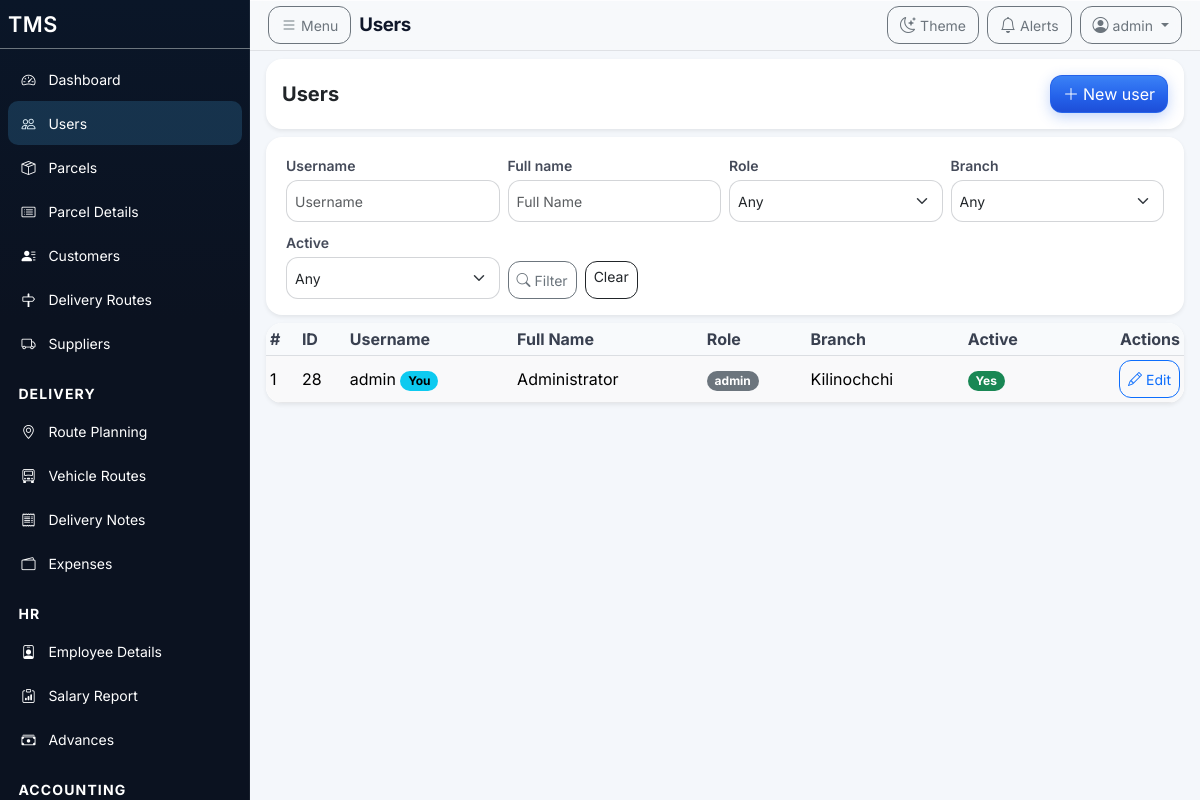
The page /index.php?page=users (signed in) on the database its author committed.
### tables this page shows
CREATE TABLE `users` (
  `id` bigint unsigned NOT NULL AUTO_INCREMENT,
  `username` varchar(50) NOT NULL,
  `password_hash` varchar(255) NOT NULL,
  `full_name` varchar(120) NOT NULL,
  `role` varchar(50) DEFAULT NULL,
  `branch_id` bigint unsigned DEFAULT NULL,
  `is_main_branch` tinyint(1) NOT NULL DEFAULT '0',
  `active` tinyint(1) NOT NULL DEFAULT '1',
  `created_at` timestamp NULL DEFAULT CURRENT_TIMESTAMP,
  `updated_at` timestamp NULL DEFAULT CURRENT_TIMESTAMP ON UPDATE CURRENT_TIMESTAMP,
  PRIMARY KEY (`id`),
  UNIQUE KEY `username` (`username`),
  KEY `fk_users_branch` (`branch_id`)
);

CREATE TABLE `branches` (
  `id` bigint unsigned NOT NULL AUTO_INCREMENT,
  `name` varchar(100) NOT NULL,
  `address_tamil` varchar(500) DEFAULT NULL,
  `address_english` varchar(500) DEFAULT NULL,
  `phones` varchar(255) DEFAULT NULL,
  `settings_slot` tinyint DEFAULT NULL COMMENT '0-2 Settings letterhead slots',
  `code` varchar(20) NOT NULL,
  `location` varchar(255) DEFAULT NULL,
  `is_main` tinyint(1) NOT NULL DEFAULT '0',
  `is_active` tinyint(1) NOT NULL DEFAULT '1',
  `is_default` tinyint(1) NOT NULL DEFAULT '0',
  `created_at` timestamp NULL DEFAULT CURRENT_TIMESTAMP,
  `updated_at` timestamp NULL DEFAULT CURRENT_TIMESTAMP ON UPDATE CURRENT_TIMESTAMP,
  PRIMARY KEY (`id`),
  UNIQUE KEY `code` (`code`)
);

### views/users/index.php (the view, shortened to what the rows shown need)
<?php
  $currentUserId = (int)($currentUserId ?? 0);
?>
<div class="container-fluid px-0">
  <div class="row g-2">
    <div class="col-12">
      <div class="card shadow-sm rounded-3 border-0 overflow-hidden">
        <div class="card-body p-0">
          <div class="table-responsive">
            <table class="table table-sm table-striped align-middle datatable mb-0">
              <thead>
                <tr>
                  <th>#</th>
                  <th>ID</th>
                  <th>Username</th>
                  <th>Full Name</th>
                  <th>Role</th>
                  <th>Branch</th>
                  <th>Active</th>
                  <th class="text-end">Actions</th>
                </tr>
              </thead>
              <tbody>
                <?php $rowNum = 0; foreach (($users ?? []) as $u): $rowNum++; ?>
                  <?php $uid = (int)($u['id'] ?? 0); $isSelf = ($currentUserId > 0 && $uid === $currentUserId); ?>
                  <tr>
                    <td><?php echo (int)$rowNum; ?></td>
                    <td><?php echo $uid; ?></td>
                    <td><?php echo htmlspecialchars((string)($u['username'] ?? '')); ?><?php if ($isSelf): ?> <span class="badge text-bg-info">You</span><?php endif; ?></td>
                    <td><?php echo htmlspecialchars((string)($u['full_name'] ?? '')); ?></td>
                    <td><span class="badge text-bg-secondary"><?php echo htmlspecialchars((string)($u['role'] ?? '')); ?></span></td>
                    <td><?php echo htmlspecialchars($u['branch_name'] ?? '—'); ?></td>
                    <td><?php echo ((int)($u['active'] ?? 0) === 1) ? '<span class="badge text-bg-success">Yes</span>' : '<span class="badge text-bg-secondary">No</span>'; ?></td>
                    <td class="text-end text-nowrap">
                      <a class="btn btn-sm btn-outline-primary d-inline-flex align-items-center gap-1" href="<?php echo Helpers::baseUrl('index.php?page=users&action=edit&id='.$uid); ?>"><i class="bi bi-pencil" aria-hidden="true"></i><span>Edit</span></a>
                    </td>
                  </tr>
                <?php endforeach; ?>
              </tbody>
            </table>
          </div>
        </div>
      </div>
    </div>
  </div>
</div>

### views/layout/header.php (shortened to what the rows shown need)
<?php
$user = Auth::user();
?>
<!doctype html>
<html lang="en">
<head>
  <link href="https://cdn.jsdelivr.net/npm/bootstrap@5.3.3/dist/css/bootstrap.min.css" rel="stylesheet">
  <link rel="stylesheet" href="https://cdn.jsdelivr.net/npm/bootstrap-icons@1.11.3/font/bootstrap-icons.css">
  <link rel="stylesheet" href="https://cdn.jsdelivr.net/npm/datatables.net-bs5@2.1.8/css/dataTables.bootstrap5.min.css">
  <link rel="stylesheet" href="https://cdn.jsdelivr.net/npm/choices.js/public/assets/styles/choices.min.css">
  <link rel="stylesheet" href="<?php echo Helpers::baseUrl('assets/css/report-master.css?v=1'); ?>">
  <link rel="stylesheet" href="<?php echo Helpers::baseUrl('assets/css/tms-design-system.css'); ?>">
  <link rel="stylesheet" href="<?php echo Helpers::baseUrl('assets/css/app-layout-rebuild.css'); ?>">
</head>
<body>
<?php
  $currentPage = $_GET['page'] ?? '';
  $action = $_GET['action'] ?? '';
  $canCreateParcels = Auth::canCreateParcels();
  $parcelsCreateUrl = $canCreateParcels
    ? Helpers::baseUrl('index.php?page=parcels&action=new')
    : Helpers::baseUrl('index.php?page=parcels');
  $parcelsListUrl = Helpers::baseUrl('index.php?page=parcels');
  $isParcelsCreateActive = ($currentPage === 'parcels' && in_array($action, ['new','edit'], true));
  $isParcelsListActive = ($currentPage === 'parcels' && !in_array($action, ['new','edit'], true));
  $isDN = ($currentPage === 'delivery_notes');
  $dnAction = $action;
  $isRouteActive = $isDN && ($dnAction === 'route');
  $isRouteVehiclesActive = $isDN && ($dnAction === 'route_vehicles' || $dnAction === 'route_detail');
  $isDNIndexActive = $isDN && ($dnAction === '' || $dnAction === 'index');
  $navCurrent = static function (bool $active): string {
    return $active ? ' aria-current="page"' : '';
  };
?>
<?php if ($user): ?>
<div class="app app-layout">
  <nav id="sidebar" class="tms-sidebar app-sidebar bg-dark text-white" aria-label="Primary navigation">
    <div class="p-2 border-bottom border-secondary d-flex align-items-center justify-content-between gap-2">
      <a class="navbar-brand text-white text-decoration-none fw-semibold mb-0" href="<?php echo Helpers::baseUrl('index.php?page=dashboard'); ?>">TMS</a>
    </div>
    <?php if ($user): ?>
    <ul class="nav nav-pills flex-column p-2 small" role="list">
      <li class="nav-item"><a class="nav-link text-white <?php echo $currentPage==='dashboard'?'active':''; ?>" href="<?php echo Helpers::baseUrl('index.php?page=dashboard'); ?>"<?php echo $navCurrent($currentPage==='dashboard'); ?>><i class="bi bi-speedometer2" aria-hidden="true"></i><span>Dashboard</span></a></li>
      <?php if (($user['role'] ?? '') === 'admin'): ?>
        <li class="nav-item"><a class="nav-link text-white <?php echo $currentPage==='users'?'active':''; ?>" href="<?php echo Helpers::baseUrl('index.php?page=users'); ?>"<?php echo $navCurrent($currentPage==='users'); ?>><i class="bi bi-people" aria-hidden="true"></i><span>Users</span></a></li>
      <?php endif; ?>
      <li class="nav-item"><a class="nav-link text-white <?php echo $isParcelsCreateActive?'active':''; ?>" href="<?php echo $parcelsCreateUrl; ?>"<?php echo $navCurrent($isParcelsCreateActive); ?>><i class="bi bi-box-seam" aria-hidden="true"></i><span>Parcels</span></a></li>
      <li class="nav-item"><a class="nav-link text-white <?php echo $isParcelsListActive?'active':''; ?>" href="<?php echo $parcelsListUrl; ?>"<?php echo $navCurrent($isParcelsListActive); ?>><i class="bi bi-card-list" aria-hidden="true"></i><span>Parcel Details</span></a></li>
      <li class="nav-item"><a class="nav-link text-white <?php echo $currentPage==='customers'?'active':''; ?>" href="<?php echo Helpers::baseUrl('index.php?page=customers'); ?>"<?php echo $navCurrent($currentPage==='customers'); ?>><i class="bi bi-person-lines-fill" aria-hidden="true"></i><span>Customers</span></a></li>
      <li class="nav-item"><a class="nav-link text-white <?php echo $currentPage==='delivery_routes'?'active':''; ?>" href="<?php echo Helpers::baseUrl('index.php?page=delivery_routes'); ?>"<?php echo $navCurrent($currentPage==='delivery_routes'); ?>><i class="bi bi-signpost" aria-hidden="true"></i><span>Delivery Routes</span></a></li>
      <li class="nav-item"><a class="nav-link text-white <?php echo $currentPage==='suppliers'?'active':''; ?>" href="<?php echo Helpers::baseUrl('index.php?page=suppliers'); ?>"<?php echo $navCurrent($currentPage==='suppliers'); ?>><i class="bi bi-truck" aria-hidden="true"></i><span>Suppliers</span></a></li>
      <li class="nav-item nav-section">Delivery</li>
      <li class="nav-item"><a class="nav-link text-white <?php echo $isRouteActive?'active':''; ?>" href="<?php echo Helpers::baseUrl('index.php?page=delivery_notes&action=route'); ?>"<?php echo $navCurrent($isRouteActive); ?>><i class="bi bi-geo-alt" aria-hidden="true"></i><span>Route Planning</span></a></li>
      <li class="nav-item"><a class="nav-link text-white <?php echo $isRouteVehiclesActive?'active':''; ?>" href="<?php echo Helpers::baseUrl('index.php?page=delivery_notes&action=route_vehicles'); ?>"<?php echo $navCurrent($isRouteVehiclesActive); ?>><i class="bi bi-truck-front" aria-hidden="true"></i><span>Vehicle Routes</span></a></li>
      <li class="nav-item"><a class="nav-link text-white <?php echo $isDNIndexActive?'active':''; ?>" href="<?php echo Helpers::baseUrl('index.php?page=delivery_notes'); ?>"<?php echo $navCurrent($isDNIndexActive); ?>><i class="bi bi-receipt" aria-hidden="true"></i><span>Delivery Notes</span></a></li>
      <?php if (Auth::canManageExpenses()): ?>
        <li class="nav-item"><a class="nav-link text-white <?php echo $currentPage==='expenses'?'active':''; ?>" href="<?php echo Helpers::baseUrl('index.php?page=expenses'); ?>"<?php echo $navCurrent($currentPage==='expenses'); ?>><i class="bi bi-wallet2" aria-hidden="true"></i><span>Expenses</span></a></li>
      <?php endif; ?>
      <?php if (Auth::hasAnyRole(['admin','accountant'])): ?>
        <li class="nav-item nav-section">HR</li>
        <li class="nav-item"><a class="nav-link text-white <?php echo ($currentPage==='employees' && $action!=='payroll')?'active':''; ?>" href="<?php echo Helpers::baseUrl('index.php?page=employees'); ?>"<?php echo $navCurrent($currentPage==='employees' && $action!=='payroll'); ?>><i class="bi bi-person-badge" aria-hidden="true"></i><span>Employee Details</span></a></li>
        <li class="nav-item"><a class="nav-link text-white <?php echo ($currentPage==='employees' && $action==='payroll')?'active':''; ?>" href="<?php echo Helpers::baseUrl('index.php?page=employees&action=payroll'); ?>"<?php echo $navCurrent($currentPage==='employees' && $action==='payroll'); ?>><i class="bi bi-clipboard-data" aria-hidden="true"></i><span>Salary Report</span></a></li>
        <li class="nav-item"><a class="nav-link text-white <?php echo $currentPage==='advances'?'active':''; ?>" href="<?php echo Helpers::baseUrl('index.php?page=advances'); ?>"<?php echo $navCurrent($currentPage==='advances'); ?>><i class="bi bi-cash-stack" aria-hidden="true"></i><span>Advances</span></a></li>
        <li class="nav-item nav-section">Accounting</li>
      <?php endif; ?>
    </ul>
    <?php endif; ?>
  </nav>
  <main id="main-content" class="content-wrapper app-content flex-grow-1" role="main" tabindex="-1">
    <?php
      $pageTitle = 'Dashboard';
      if ($currentPage && $currentPage !== 'dashboard') {
        $pageTitle = ucwords(str_replace('_', ' ', (string)$currentPage));
      }
    ?>
    <div class="topbar" role="banner">
      <div class="container-fluid px-2">
        <div class="topbar-inner">
          <div class="d-flex align-items-center gap-2 min-w-0 flex-grow-1 topbar-title-block">
            <button class="btn btn-outline-secondary d-flex align-items-center gap-1 flex-shrink-0" type="button" title="Open navigation menu" data-role="sidebar-open" aria-label="Open navigation menu" aria-controls="sidebar" aria-expanded="false"><i class="bi bi-list" aria-hidden="true"></i><span class="d-none d-sm-inline small">Menu</span></button>
            <div class="min-w-0 flex-grow-1">
              <p class="page-title text-truncate mb-0"><?php echo htmlspecialchars($pageTitle); ?></p>
            </div>
          </div>
          <div class="d-flex align-items-center gap-2 flex-shrink-0 topbar-actions">
            <button class="btn btn-outline-secondary d-flex align-items-center gap-1" type="button" id="themeToggleBtn" aria-label="Toggle theme" title="Toggle light and dark mode">
              <i class="bi bi-moon-stars" aria-hidden="true"></i><span class="d-none d-md-inline small">Theme</span>
            </button>
            <button class="btn btn-outline-secondary d-flex align-items-center gap-1" type="button" title="Notifications (coming soon)" aria-label="Notifications"><i class="bi bi-bell" aria-hidden="true"></i><span class="d-none d-md-inline small">Alerts</span></button>
            <div class="dropdown">
              <button class="btn btn-outline-secondary d-flex align-items-center gap-1 dropdown-toggle no-caret" type="button" data-bs-toggle="dropdown" aria-expanded="false" title="Account menu" aria-label="Account menu">
                <i class="bi bi-person-circle" aria-hidden="true"></i><span class="d-none d-lg-inline small text-truncate" style="max-width:8rem"><?php echo htmlspecialchars((string)($user['username'] ?? ($user['name'] ?? 'Account'))); ?></span>
              </button>
            </div>
          </div>
        </div>
      </div>
    </div>
    <div class="container-fluid px-2 py-2 flex-grow-1 d-flex flex-column min-vh-0">
<?php else: ?>
<a href="#main-content" class="skip-link visually-hidden-focusable">Skip to main content</a>
<main id="main-content" class="container-fluid px-2 py-3" tabindex="-1" role="main">
<?php endif; ?>

### rows shown on the page
users: username "admin", id "28", shows "You", full_name "Administrator", role "admin", branch.name "Kilinochchi", active "Yes"

### other values the page prints
$pageTitle "Users"
